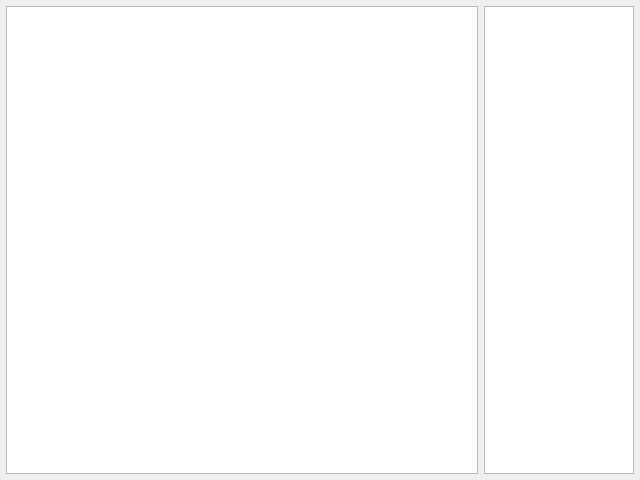
<?xml version="1.0" encoding="UTF-8"?>
<ui version="4.0">
 <class>environment_2d</class>
 <widget class="QWidget" name="environment_2d">
  <property name="geometry">
   <rect>
    <x>0</x>
    <y>0</y>
    <width>640</width>
    <height>480</height>
   </rect>
  </property>
  <property name="windowTitle">
   <string>Environment 2D</string>
  </property>
  <layout class="QHBoxLayout" name="horizontalLayout">
   <property name="spacing">
    <number>6</number>
   </property>
   <property name="margin">
    <number>6</number>
   </property>
   <item>
    <widget class="QGraphicsView" name="view"/>
   </item>
   <item>
    <widget class="QListWidget" name="types">
     <property name="maximumSize">
      <size>
       <width>150</width>
       <height>16777215</height>
      </size>
     </property>
    </widget>
   </item>
  </layout>
 </widget>
 <resources/>
 <connections/>
</ui>
